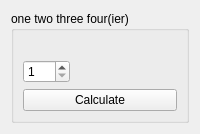
      <widget class="QWidget" name="tab_7">
       <attribute name="title">
        <string>Fourier 2</string>
       </attribute>
       <layout class="QGridLayout" name="gridLayout_20">
        <item row="0" column="0">
         <widget class="QGroupBox" name="groupBox_13">
          <property name="title">
           <string>one two three four(ier)</string>
          </property>
          <layout class="QGridLayout" name="gridLayout_21">
           <item row="0" column="2">
            <widget class="QLabel" name="Smoothed">
             <property name="text">
              <string/>
             </property>
             <property name="scaledContents">
              <bool>true</bool>
             </property>
            </widget>
           </item>
           <item row="0" column="0">
            <widget class="QLabel" name="FilteredImage">
             <property name="text">
              <string/>
             </property>
             <property name="scaledContents">
              <bool>true</bool>
             </property>
            </widget>
           </item>
           <item row="0" column="1">
            <widget class="QLabel" name="SubtractedImage">
             <property name="text">
              <string/>
             </property>
             <property name="scaledContents">
              <bool>true</bool>
             </property>
            </widget>
           </item>
           <item row="2" column="0" colspan="3">
            <widget class="QPushButton" name="Calculate">
             <property name="text">
              <string>Calculate</string>
             </property>
            </widget>
           </item>
           <item row="1" column="0">
            <widget class="QSpinBox" name="kernelfft">
             <property name="minimum">
              <number>1</number>
             </property>
             <property name="singleStep">
              <number>2</number>
             </property>
            </widget>
           </item>
          </layout>
         </widget>
        </item>
       </layout>
      </widget>
